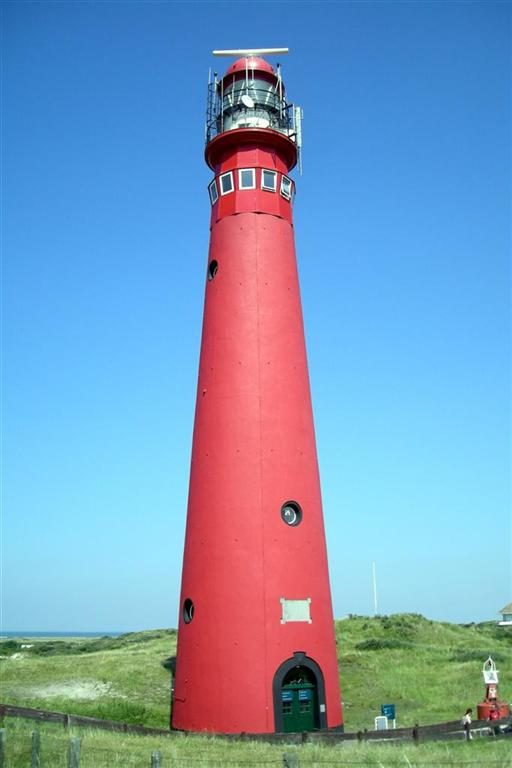
#> input picture HW6/HW6Pics/lighthouse.jpg, 512 x 768 px
$ python hw6_TejasPant.py   (older library calls are emulated)
#> lines starting #> are read from the running program, lines starting #| are printed output that depends on the picture; after the words box and inside, x2 and y2 are one past the last pixel; in counts of white or black regions, pixels touching at a corner belong together
#> further down, image is the input picture: shape (768, 512, 3); mean B, G, R 187.3, 155.5, 121.9
#############################################
#Tejas Pant
#ECE 661 Computer Vision HW6
#21st Oct 2018
#############################################

import matplotlib.image as mpimg
import matplotlib.pyplot as plt
import numpy as np
import cv2
import math

#Applying Otsu's algorithm on a grayscale image
def OtsuMethod(img, mask=None):
    #
    hist = np.zeros((256,1))
    pdf = np.zeros((256,1))
    out_img = np.zeros((img.shape[0],img.shape[1]),dtype='uint8')
    #Total number of pixels in the image
    num_pixels = 0
    muT = 0.;
    thresh = -1;
    max_sigmab =-1;

    #Calculate histogram and number of pixels for each iteration
    for i in range(0, img.shape[0]):
        for j in range(0, img.shape[1]):
            if mask is None or mask[i][j] !=0:
                muT = muT + img[i,j]
                num_pixels = num_pixels + 1
                hist[img[i,j]] = hist[img[i,j]] + 1

    #Get PDF from histogram
    pdf = hist / num_pixels

    #Mean grayscale level in image
    muT = muT / num_pixels

    #Sum of probabilities for levels lower than threhold level
    omgi = 0

    #Mean of grayscale levels lower than threshold grayscale level
    mui = 0

    for i in range(0, 256):
        pi = pdf[i]
        omgi = omgi + pi
        mui = mui + i*pi

        #To prevent code from crashing
        if omgi == 0 or omgi==1:
            continue

        #Between Class Variance based on Eq. (18) in Otsu's paper
        sigmab = ((muT * omgi - mui)**2)/(omgi*(1-omgi))

        if sigmab > max_sigmab:
            thresh = i
            max_sigmab = sigmab

    #If no threhold found return black image
    if thresh == -1:
        return out_img

    #Generate output image
    for i in range(0, img.shape[0]):
        for j in range(0, img.shape[1]):
            if img[i,j] > thresh:
                out_img[i,j]=255

    return out_img

def RGBSegment(img, img_name, aprch, iterations, invert):
    #Initialize output image
#> called with img_name = 'lighthouse', aprch = 1
    out_img = np.zeros((img.shape[0],img.shape[1]),np.uint8)
    out_img.fill(255)
#> out_img: shape (768, 512); every value is 255

    #Iterations for the three color channels/ texture chanels of the image
    for ch_num in range(0,3):

        #Initial foreground mask
        mask_ch = None

        #Iterations of Otsu's Algorithm
        for iter in range(iterations[ch_num]):
            mask_ch = OtsuMethod(img[:,:,ch_num],mask_ch) #imread reads RGB as BGR
            #Write the foreground mask for each channel for each Otsu's Algorithm Ieration
            cv2.imwrite(img_name + '_Channel{}'.format(int(ch_num)) + '_Iter{}'.format(int(iter)) + '_Ap{}'.format(aprch) + '.jpg',mask_ch)

        #Generate Combined Mask
        if invert[ch_num] == 1:
            out_img = cv2.bitwise_and(out_img,cv2.bitwise_not(mask_ch))
        else:
            out_img=cv2.bitwise_and(out_img, mask_ch)
#> this loop made 3 passes
#> pass 1, in RGBSegment, `cv2.imwrite(img_name + '_Channel{}'.format(int(ch_num)) + '_Iter{}'.fo..`:
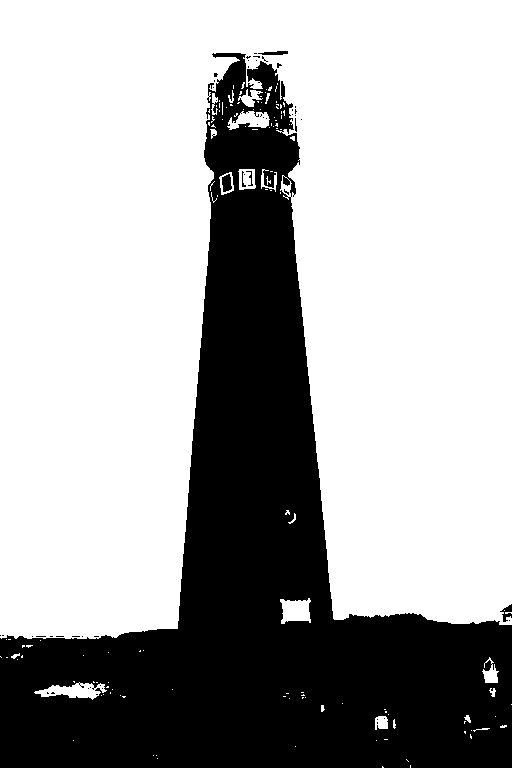
#> saved as lighthouse_Channel0_Iter0_Ap1.jpg: shape (768, 512); 67.1% white; 52 black regions (46 under 20 px), largest, box (x1, y1, x2, y2) and area: (0, 53, 512, 768) 128922, (222, 174, 232, 192) 136, (500, 604, 512, 622) 102, (258, 51, 288, 55) 86, (246, 171, 253, 186) 30, (242, 171, 246, 187) 25
#> pass 2, in RGBSegment, `cv2.imwrite(img_name + '_Channel{}'.format(int(ch_num)) + '_Iter{}'.fo..`:
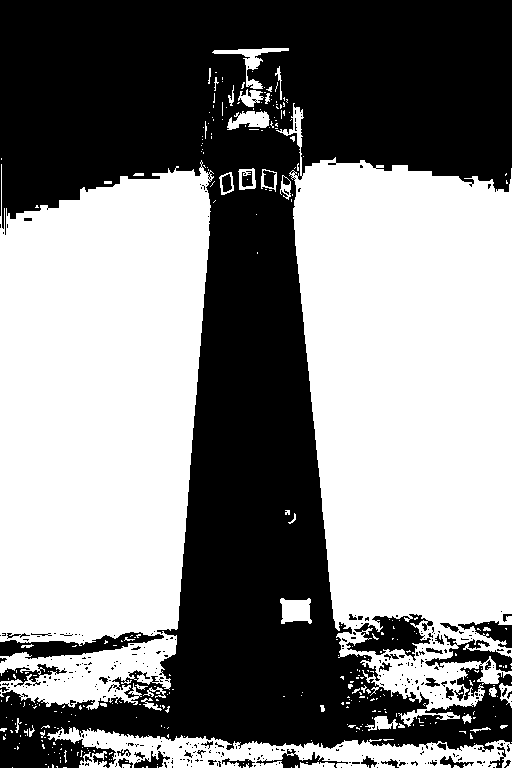
#> saved as lighthouse_Channel1_Iter0_Ap1.jpg: shape (768, 512); 52.3% white; 345 black regions (301 under 20 px), largest, box (x1, y1, x2, y2) and area: (0, 0, 512, 768) 178448, (346, 614, 433, 661) 1949, (0, 632, 164, 659) 1856
#> after the loop:
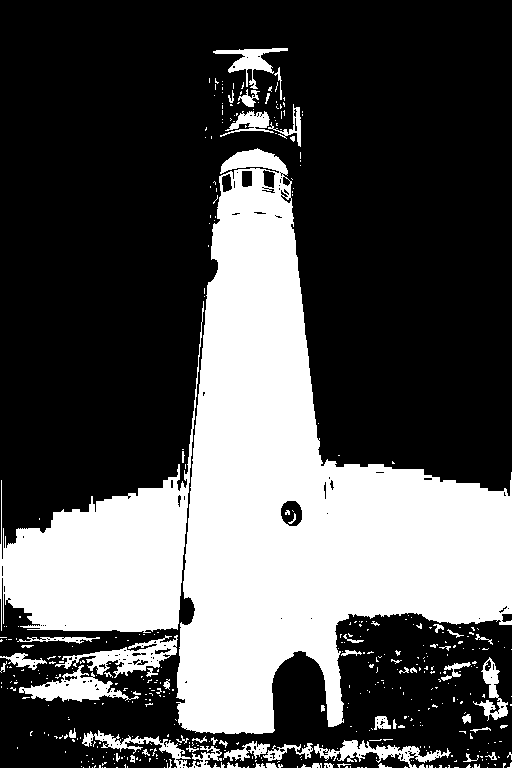
#> mask_ch: shape (768, 512); 32.2% white; 459 white regions (397 under 20 px), largest, box (x1, y1, x2, y2) and area: (176, 148, 512, 734) 91014, (0, 301, 204, 633) 22313, (55, 635, 178, 678) 1776
#> after the loop:
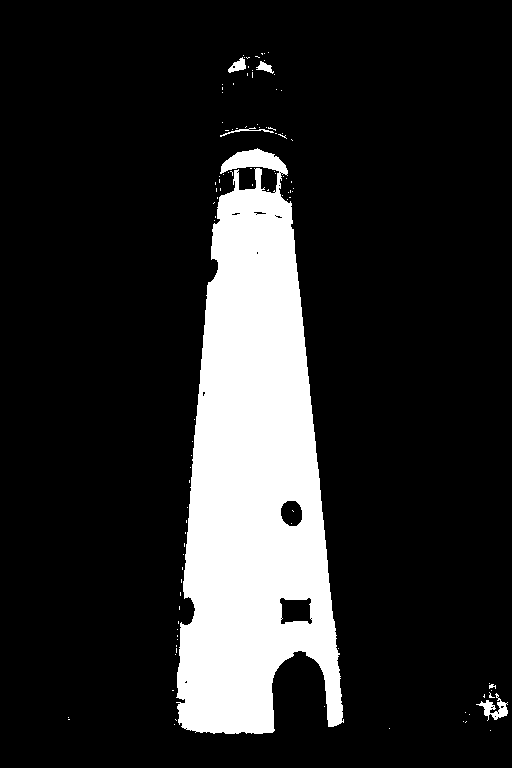
#> out_img: shape (768, 512); 16.1% white; 105 white regions (99 under 20 px), largest, box (x1, y1, x2, y2) and area: (176, 148, 344, 734) 62436, (476, 693, 508, 721) 332, (228, 57, 246, 73) 151, (256, 61, 274, 74) 108, (220, 127, 274, 137) 100, (489, 684, 496, 689) 22

    return out_img

#Generate texture based representation of image based on different window sizes
def getImageTexture(img, winsize):

    #Initialize texture image
    out_img = np.zeros((img.shape[0],img.shape[1],len(winsize)),np.uint8)

    #Calculate variance at each pixel location based on 3 different window sizes
    for wnum, wsize in enumerate(winsize):
        num_bcell = wsize/2
        for i in range(int(num_bcell), img.shape[0] - int(num_bcell)):
            for j in range(int(num_bcell), img.shape[1]- int(num_bcell)):
                out_img[i,j,int(wnum)] = np.int(np.var(img[i-int(num_bcell):i+int(num_bcell)+1,j-int(num_bcell):j-int(num_bcell)+1]))
    return out_img

#The contour extraction algorithm. This is done after segmentation
def getForegroundContour(img):

    #Initialize final contour image
    out_img = np.zeros((img.shape[0],img.shape[1]),dtype='uint8')

    #Mark border if pixel value is not 0 AND one of 8-neighbor is 0
    for i in range(1, img.shape[0]-1):
        for j in range(1, img.shape[1]-1):
            if img[i,j]!=0 and np.min(img[i-1:i+2,j-1:j+2])==0:
                out_img[i,j] = 255

    return out_img

if __name__ == "__main__":

    approach = 1 # 1 = RGB based Segmentation, 2  = Texture based Segementation
    image_select = 1 # 1 = Lighthouse, 2 = Baby, 3 = Jumping Man

    if image_select == 1:
        image = cv2.imread('../HW6Pics/lighthouse.jpg')
        image_name = 'lighthouse'
        if approach == 1:
            niterChannels = [1,1,1]
            channelInvert = [1,1,0] #flag to indicate if need to invert mask
        elif approach == 2:
            niterChannels = [1,1,1]
            channelInvert = [1,1,1] #flag to indicate if need to invert mask
    elif image_select == 2:
        image = cv2.imread('../HW6Pics/baby.jpg')
        image_name = 'baby'
        if approach == 1:
            niterChannels = [2,2,2]
            channelInvert = [1,1,1]
        elif approach == 2:
            niterChannels = [1,1,1]
            channelInvert = [1,1,1]
    elif image_select == 3:
        image = cv2.imread('../HW6Pics/ski.jpg')
        image_name = 'ski'
        if approach == 1:
            niterChannels = [1,2,1]
            channelInvert = [1,1,1]
        elif approach == 2:
            niterChannels = [1,1,1]
            channelInvert = [1,1,1]

    if approach == 1:
        output_image = RGBSegment(image,image_name,approach,niterChannels,channelInvert)
    elif approach == 2:
        #The image is converted to gray scale
        image_gray = cv2.cvtColor(image, cv2.COLOR_BGR2GRAY)
        window_size = [3,5,7]
        image_texture = getImageTexture(image_gray,window_size)
        output_image = RGBSegment(image_texture,image_name,approach,niterChannels,channelInvert)

    cv2.imwrite(image_name + '_ap{}'.format(int(approach)) + '_segmented_with_noise.jpg',output_image)

    struct_elem = np.ones((2,2),np.uint8)
    output_image = cv2.dilate(output_image,struct_elem)
#> output_image: shape (768, 512); 16.6% white; 50 white regions (44 under 20 px), largest, box (x1, y1, x2, y2) and area: (175, 148, 345, 735) 63846, (476, 683, 509, 722) 528, (220, 126, 288, 140) 276, (228, 55, 251, 74) 210, (256, 60, 276, 76) 152, (175, 645, 178, 656) 22
    output_image = cv2.erode(output_image,struct_elem)
#> output_image: shape (768, 512); 16.2% white; 61 white regions (55 under 20 px), largest, box (x1, y1, x2, y2) and area: (176, 149, 345, 735) 62624, (477, 693, 509, 722) 369, (229, 56, 251, 74) 164, (221, 127, 277, 138) 139, (257, 62, 276, 76) 113, (490, 684, 497, 690) 27

    #Steps to remove noise from background
    struct_elem = np.ones((4,4),np.uint8)
    output_image=cv2.erode(output_image,struct_elem)
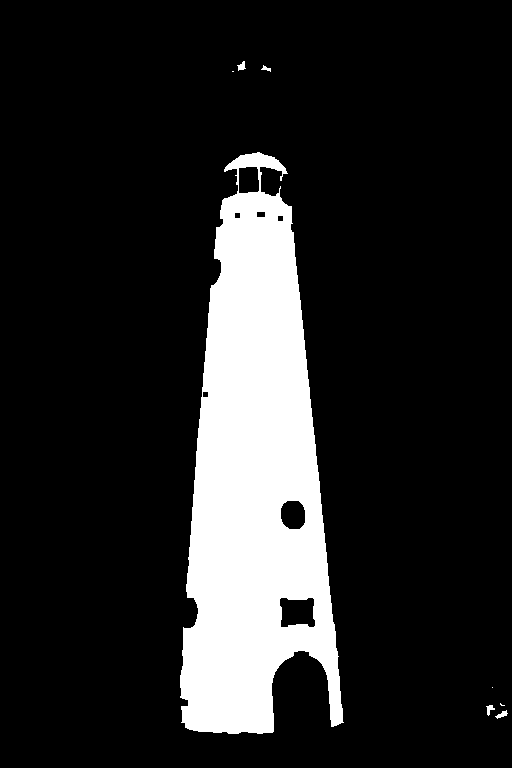
#> output_image: shape (768, 512); 15.1% white; 8 white regions (3 under 20 px), largest, box (x1, y1, x2, y2) and area: (180, 152, 344, 734) 59072, (495, 710, 508, 719) 52, (237, 61, 246, 71) 50, (486, 705, 495, 716) 49, (261, 65, 271, 72) 32
    output_image=cv2.dilate(output_image,struct_elem)
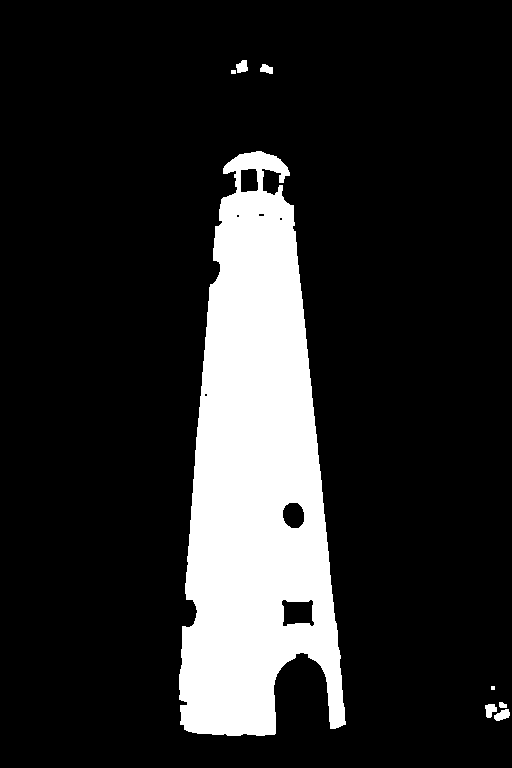
#> output_image: shape (768, 512); 16% white; 8 white regions (1 under 20 px), largest, box (x1, y1, x2, y2) and area: (179, 151, 346, 736) 62474, (494, 709, 510, 721) 127, (485, 704, 497, 718) 118

    cv2.imwrite(image_name + '_ap{}'.format(int(approach)) + '_segmented_without_noise.jpg',output_image)

    #Extracting the contour
    outputcontour = getForegroundContour(output_image)
#> after the loop in getForegroundContour, `for i in range(1, img.shape[0]-1):`:
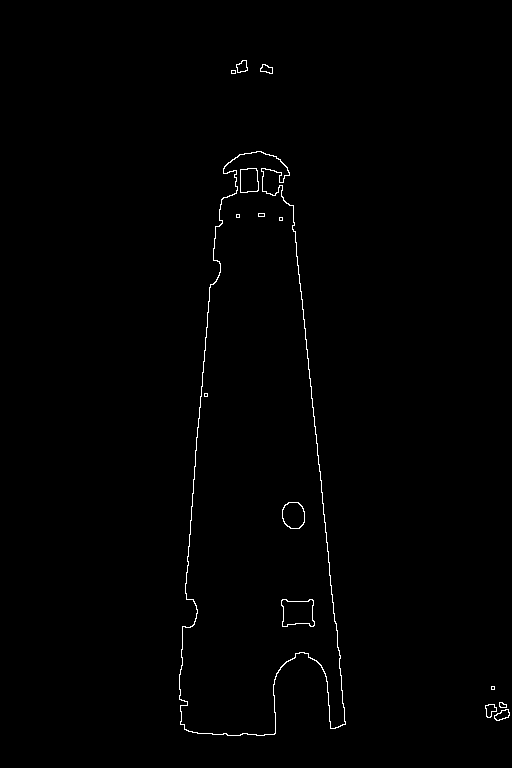
#> out_img: shape (768, 512); 0.63% white in thin lines or dots, all inside (x1, y1, x2, y2) = (179, 60, 510, 736)

    cv2.imwrite(image_name+ '_ap{}'.format(int(approach)) + '_extracted_contour.jpg', outputcontour)
